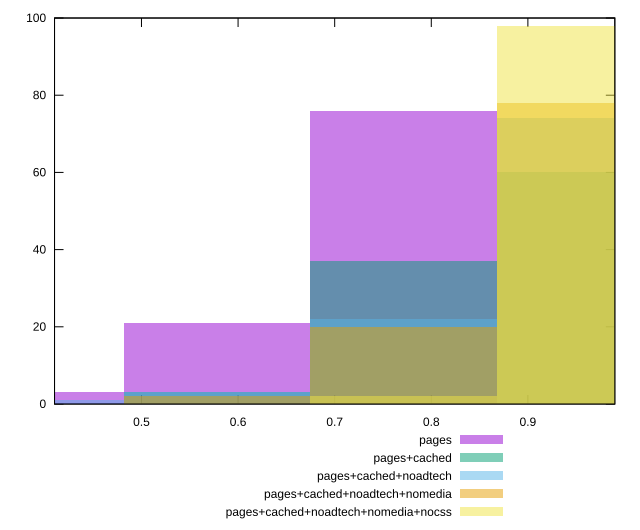

gnuplot code for this plot:
reset

$pages <<EOF
0.5784612721134382 21
0.771281696151251 76
0.3856408480756255 3
EOF

$pagesCached <<EOF
0.771281696151251 37
0.9641021201890637 60
0.5784612721134382 3
EOF

$pagesCachedNoadtech <<EOF
0.5784612721134382 3
0.9641021201890637 74
0.771281696151251 22
0.3856408480756255 1
EOF

$pagesCachedNoadtechNomedia <<EOF
0.771281696151251 20
0.9641021201890637 78
0.5784612721134382 2
EOF

$pagesCachedNoadtechNomediaNocss <<EOF
0.771281696151251 2
0.9641021201890637 98
EOF

set key outside below
set boxwidth 0.19282042403781274
set xrange [0.41:0.99]
set yrange [0:100]
set trange [0:100]
set style fill transparent solid 0.5 noborder
set terminal svg size 640, 530 enhanced background rgb 'white'
set output "report_00015_2021-02-09T16-11-33.973Z/first-contentful-paint/comparison/histogram/all_score.svg"

plot $pages title "pages" with boxes, \
     $pagesCached title "pages+cached" with boxes, \
     $pagesCachedNoadtech title "pages+cached+noadtech" with boxes, \
     $pagesCachedNoadtechNomedia title "pages+cached+noadtech+nomedia" with boxes, \
     $pagesCachedNoadtechNomediaNocss title "pages+cached+noadtech+nomedia+nocss" with boxes

reset
